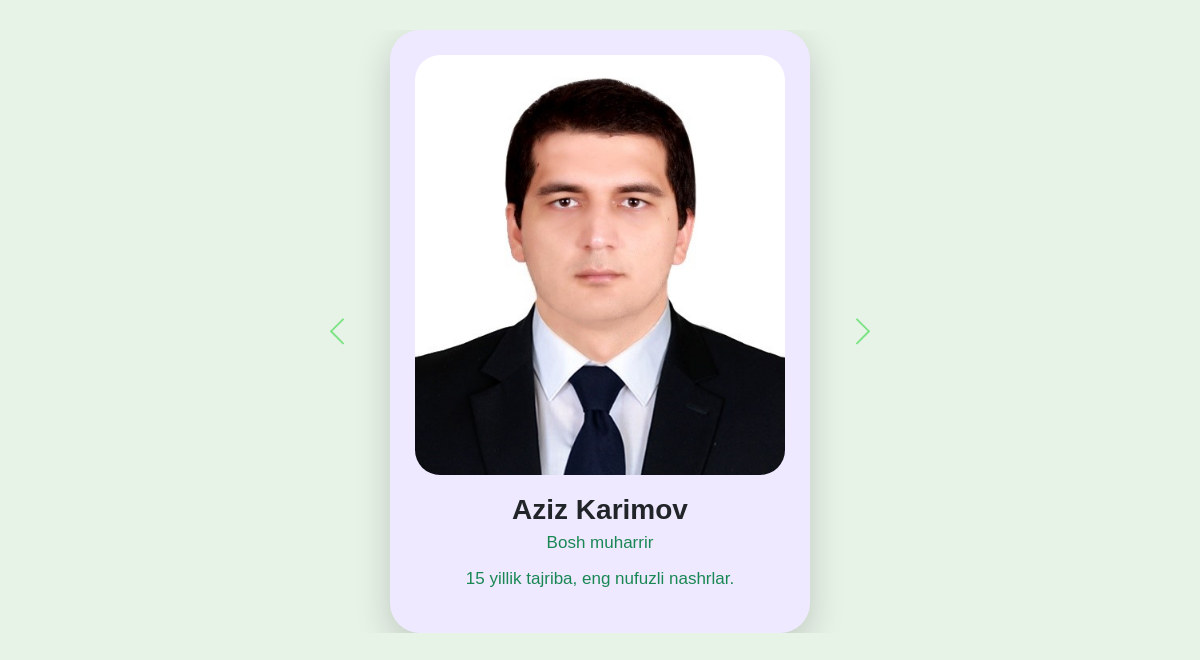
The app's page /team/1/ with its own data.
### blog/models.py (models this page shows, shortened)
class Member(models.Model):
    name = models.CharField(max_length=200, unique=True)
    position = models.CharField(max_length=200, unique=True)
    bio = models.TextField(blank=True, null=True)
    image = models.ImageField(upload_to="", blank=True, null=True)
    date_created = models.DateTimeField(auto_now_add=True)
    department = models.ForeignKey(Department,
        on_delete=models.SET_NULL,
        null=True,
        blank=True,
        related_name="members"
    )

### blog/views.py (the view)
# urls.py: path('team/<int:pk>/', views.team_detail, name='team_detail'),
def team_detail(request, pk):
    members = Member.objects.all()
    member = get_object_or_404(Member, pk=pk)
    return render(request, "team_detail.html", {
        "member": member,
        "members": members,
    })

### templates/team_detail.html (shortened to what this page needs)
<!DOCTYPE html>
<html>
<head>
    <link rel="stylesheet"
          href="https://cdn.jsdelivr.net/npm/bootstrap@5.3.0/dist/css/bootstrap.min.css">
</head>
<body>
<div id="carouselExample" class="carousel slide w-50 mx-auto">
    <div class="carousel-inner">
        {% for m in members %}
        <div class="carousel-item {% if m.id == member.id %}active{% endif %}">
            <div class="card-box">
                <img src="{{ m.image.url }}" alt="{{ m.name }}">
                <h3>{{ m.name }}</h3>
                <p>{{ m.position }}</p>
                <p>{{ m.bio }}</p>
            </div>
        </div>
        {% endfor %}
    </div>
    <button class="carousel-control-prev" type="button"
            data-bs-target="#carouselExample" data-bs-slide="prev">
        <span class="carousel-control-prev-icon"></span>
    </button>
    <button class="carousel-control-next" type="button"
            data-bs-target="#carouselExample" data-bs-slide="next">
        <span class="carousel-control-next-icon"></span>
    </button>
</div>
</body>
</html>

### templates/team_detail.html (style rules this page uses)
body { font-family: 'Poppins', sans-serif; background: #e8f3e8; padding: 30px; }
.card-box { width: 420px; background: #efe9ff; padding: 25px; border-radius: 30px; margin: auto; box-shadow: 0px 12px 35px rgba(0,0,0,0.18); text-align: center; }
.card-box img { width: 100%; height: 420px; object-fit: cover; border-radius: 25px; }
.card-box h3 { margin-top: 18px; font-weight: 700; }
.card-box p { margin-top: -5px; color: #198754; font-size: 17px; }
.carousel-inner { border-radius: 35px; }
.carousel-control-prev, .carousel-control-next { width: 6%; top: 50%; transform: translateY(-50%); }
.carousel-control-prev { left: 5px; }
.carousel-control-next { right: 5px; }
.carousel-control-prev-icon, .carousel-control-next-icon { filter: invert(50%) sepia(98%) saturate(600%) hue-rotate(80deg); }

### records on screen
Member: image (picture), name "Aziz Karimov", position "Bosh muharrir", bio "15 yillik tajriba, eng nufuzli nashrlar."
